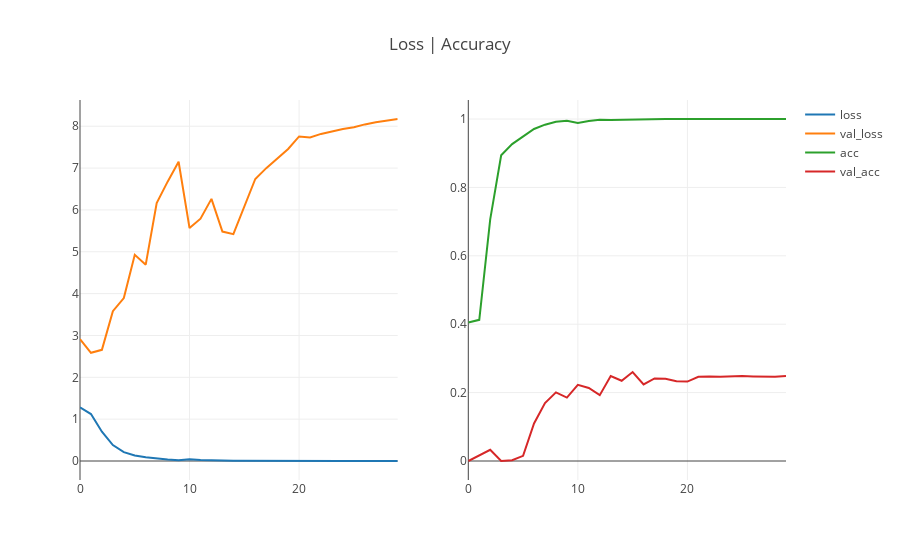

This figure's notebook cell:
### Code cell
history = pd.DataFrame(history.history)

loss = go.Scatter(
    x = history.index,
    y = history.loss,
    name = 'loss'
)

val_loss = go.Scatter(
    x = history.index,
    y = history.val_loss,
    name = 'val_loss'
)

acc = go.Scatter(
    x = history.index,
    y = history.acc,
    name = 'acc'
)

val_acc = go.Scatter(
    x = history.index,
    y = history.val_acc,
    name = 'val_acc'
)

fig = tools.make_subplots(rows=1, cols=2)

fig.append_trace(loss, 1, 1)
fig.append_trace(val_loss, 1, 1)

fig.append_trace(acc, 1, 2)
fig.append_trace(val_acc, 1, 2)

fig['layout'].update(title='Loss | Accuracy')

iplot(fig)

### Figure 1 — Plotly figure (JSON) as saved in the notebook; plotly's stock layout.template omitted (floating-point values rounded to 4 significant figures)
{"data": [{"name": "loss", "type": "scatter", "uid": "55e93180-9181-4acf-a524-ecff92e0a838", "x": [0, 1, 2, 3, 4, 5, 6, 7, 8, 9, 10, 11, 12, 13, 14, 15, 16, 17, 18, 19, 20, 21, 22, 23, 24, 25, 26, 27, 28, 29], "xaxis": "x", "y": [1.28, 1.122, 0.7008, 0.3815, 0.2125, 0.1332, 0.08732, 0.05903, 0.03726, 0.02051, 0.04397, 0.02366, 0.01111, 0.01278, 0.007131, 0.004703, 0.00266, 0.001852, 0.001342, 0.00104, 0.0007306, 0.0004301, 0.0003348, 0.0002847, 0.0002545, 0.0002303, 0.0002092, 0.0001922, 0.0001776, 0.0001651], "yaxis": "y"}, {"name": "val_loss", "type": "scatter", "uid": "890b7d4a-7c0e-4838-a54b-d59769dd39dc", "x": [0, 1, 2, 3, 4, 5, 6, 7, 8, 9, 10, 11, 12, 13, 14, 15, 16, 17, 18, 19, 20, 21, 22, 23, 24, 25, 26, 27, 28, 29], "xaxis": "x", "y": [2.913, 2.586, 2.657, 3.581, 3.892, 4.926, 4.692, 6.162, 6.675, 7.152, 5.566, 5.79, 6.264, 5.483, 5.42, 6.072, 6.739, 6.998, 7.231, 7.456, 7.756, 7.733, 7.817, 7.878, 7.932, 7.974, 8.044, 8.095, 8.139, 8.173], "yaxis": "y"}, {"name": "acc", "type": "scatter", "uid": "8ee2e11c-0ae5-42bb-a357-21e7f3771a3e", "x": [0, 1, 2, 3, 4, 5, 6, 7, 8, 9, 10, 11, 12, 13, 14, 15, 16, 17, 18, 19, 20, 21, 22, 23, 24, 25, 26, 27, 28, 29], "xaxis": "x2", "y": [0.4049, 0.4128, 0.7065, 0.8938, 0.9265, 0.9492, 0.9708, 0.9834, 0.9921, 0.9947, 0.9886, 0.9942, 0.9977, 0.9971, 0.998, 0.9991, 0.9994, 0.9994, 0.9997, 0.9997, 1, 1, 1, 1, 1, 1, 1, 1, 1, 1], "yaxis": "y2"}, {"name": "val_acc", "type": "scatter", "uid": "43e36715-e4df-47d6-bdca-5c429c4c763b", "x": [0, 1, 2, 3, 4, 5, 6, 7, 8, 9, 10, 11, 12, 13, 14, 15, 16, 17, 18, 19, 20, 21, 22, 23, 24, 25, 26, 27, 28, 29], "xaxis": "x2", "y": [0, 0.0175, 0.03267, 0, 0.002334, 0.01517, 0.1097, 0.1692, 0.2007, 0.1855, 0.2229, 0.2135, 0.1925, 0.2485, 0.2345, 0.2602, 0.224, 0.2415, 0.2404, 0.2334, 0.2322, 0.2462, 0.2474, 0.2462, 0.2474, 0.2485, 0.2474, 0.2474, 0.2462, 0.2485], "yaxis": "y2"}], "layout": {"title": {"text": "Loss | Accuracy"}, "xaxis": {"anchor": "y", "domain": [0, 0.45]}, "xaxis2": {"anchor": "y2", "domain": [0.55, 1]}, "yaxis": {"anchor": "x", "domain": [0, 1]}, "yaxis2": {"anchor": "x2", "domain": [0, 1]}}}
